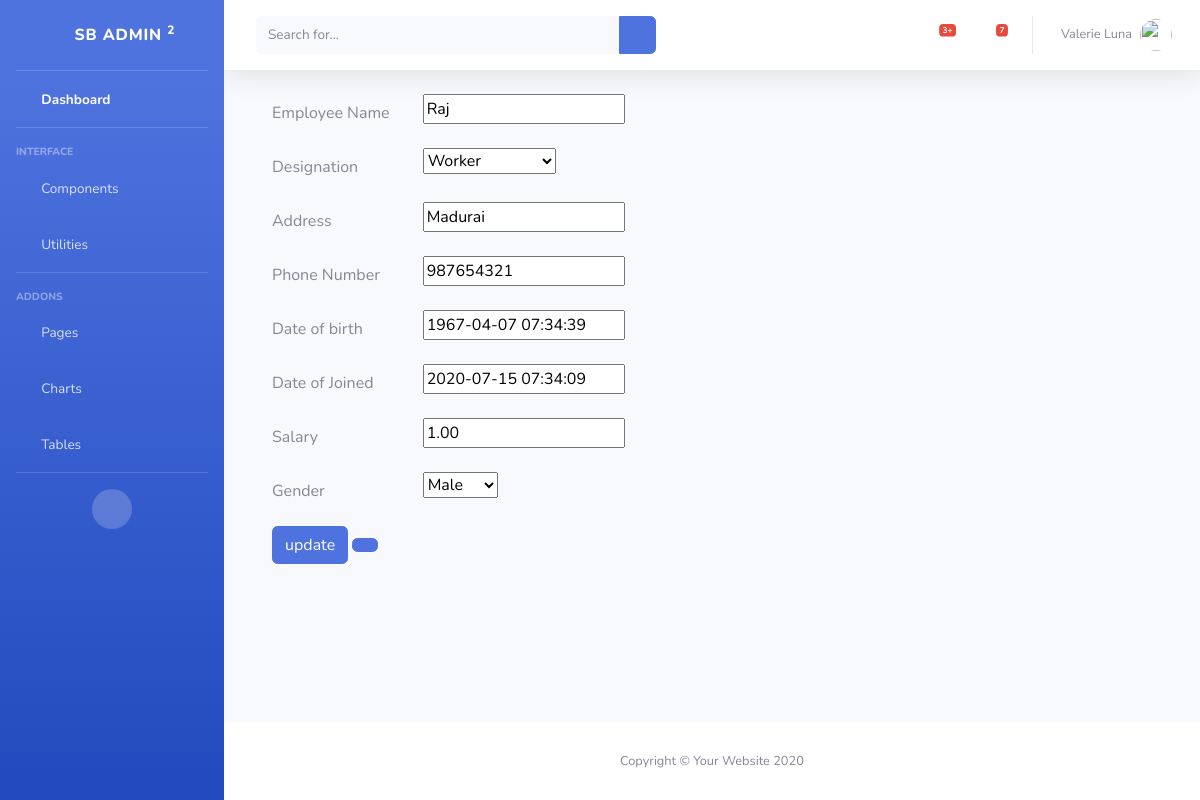
The page /1/emp_edit/ on the database as committed earlier.
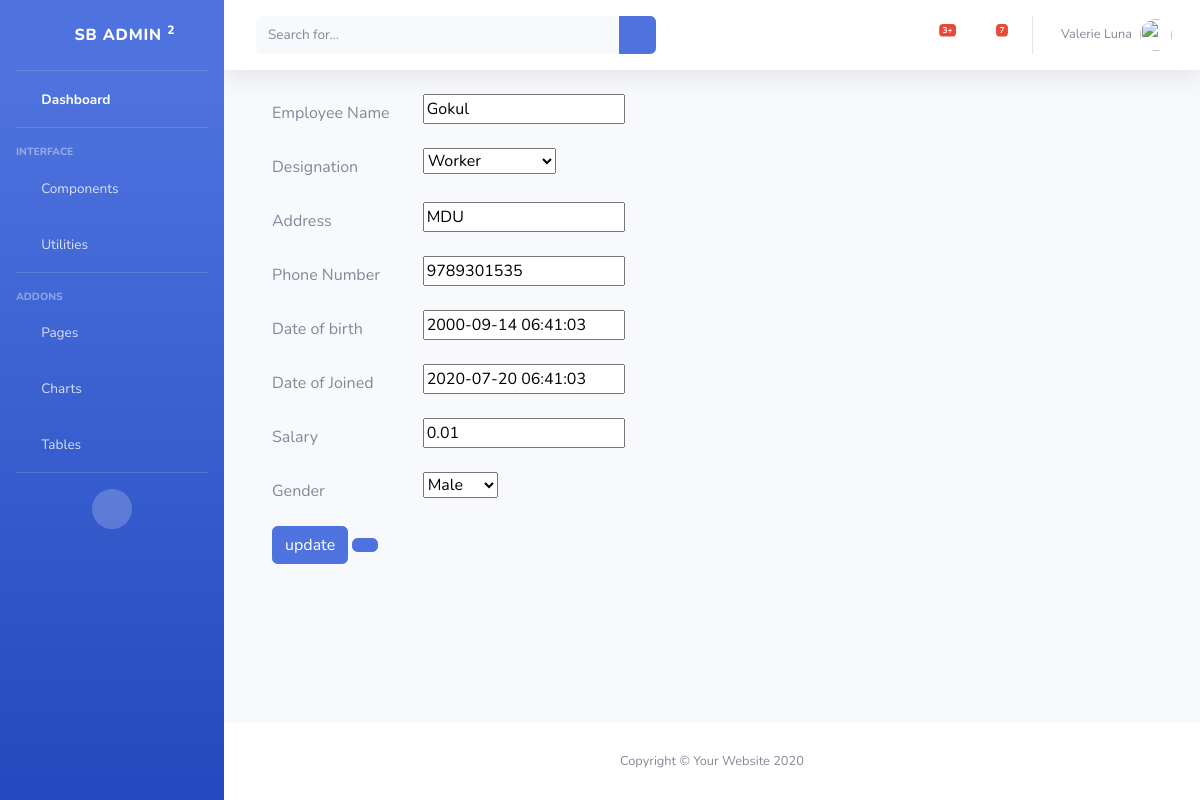
The same page on the database as committed later.
### inventory/models.py (models this page shows, shortened)
class Employee(models.Model):
	name = models.CharField("Employee Name", max_length=30, default='NULL', blank=True)
	DESIGNATION_WORKER= 'Worker'
	DESIGNATION_CEO= 'Manager'
	DESIGNATION_SUPERVISER= 'Superviser'
	DESIGNATION_MARKETING= 'MarketingHead'
	DESIGNATION_OTHERS= 'Others'
	DESIGNATION_CHOICES= [(DESIGNATION_WORKER, 'Worker'),(DESIGNATION_CEO,'Manager'),(DESIGNATION_SUPERVISER,'Superviser'),(DESIGNATION_MARKETING,'MarketingHead'),(DESIGNATION_WORKER,'others') ]
	designation = models.CharField(choices=DESIGNATION_CHOICES, max_length=200, default='Others')
	address = models.CharField(max_length=70, default='Not Found', blank=True)
	phone = models.CharField("Phone Number", max_length=11, default='0000000', blank=True)
	dob = models.DateTimeField('date of birth', default=now, blank=True)
	doj = models.DateTimeField('date of Joined', default=now, blank=True)
	salary = models.DecimalField(max_digits=12, decimal_places=2,  default=0.0, blank=True)
	GENDER_MALE = 0
	GENDER_FEMALE = 1
	GENDER_OTHERS = 2
	GENDER_CHOICES = [(GENDER_MALE, 'Male'), (GENDER_FEMALE, 'Female'), (GENDER_FEMALE, 'Others') ]
	gender = models.IntegerField(choices=GENDER_CHOICES, default=2)

### inventory/views.py (the view)
# urls.py: path('<int:emp_id>/emp_edit/', views.emp_edit, name='emp_edit'),
def emp_edit(request, emp_id):
	emp = get_object_or_404(Employee, pk=emp_id)
	if request.method == "POST":
		form = EmployeeForm(request.POST, instance=emp)
		if form.is_valid():
			form.save()
			return redirect('/employee')
	else:
		form = EmployeeForm(instance=emp)
		return render(request, 'inventory/edit_emp.html', {'form': form})

### inventory/forms.py
class EmployeeForm(forms.ModelForm):
	class Meta:
		model=Employee
		fields=('name','designation','address','phone','dob','doj','salary','gender')

### inventory/templates/inventory/edit_emp.html (shortened to what this page needs)
{% extends 'inventory/base.html' %}
{% block body %}
<div class="container">
	<form method="POST">
		{% for field in form %}
		<div class="form-group row">
			<label for="id_{{field.name}}" class="col-2 col-form-label"> {{ field.label}}</label>
			<div class="col-10">
				{{ field }}
			</div>
		</div>
        {% endfor %}
        <button type="submit" class="btn btn-primary" name="button">update</button>
        {% if form.field1 != 'Worker' %}
        <button type="submit" class="btn btn-primary" name="button">{{ form.field1 }} </button>
        {% endif %}
	</form>
</div>
{% endblock %}

Rows that differ between the two databases and show on the page:
changed Employee "Worker": name "Raj" → "Gokul"; address "Madurai" → "MDU"; phone "987654321" → "9789301535"; dob "1967-04-07 07:34:39" → "2000-09-14 06:41:03"; doj "2020-07-15 07:34:09" → "2020-07-20 06:41:03"; salary "1.00" → "0.01"
